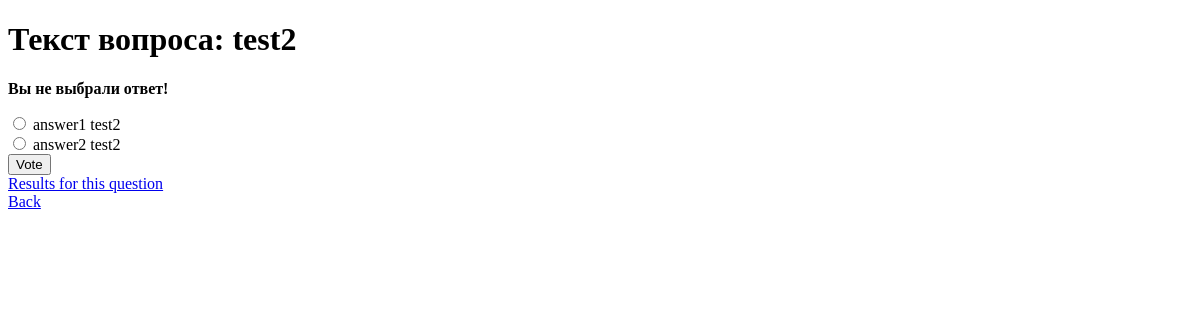
The app's page /polls/4/vote/, older data.
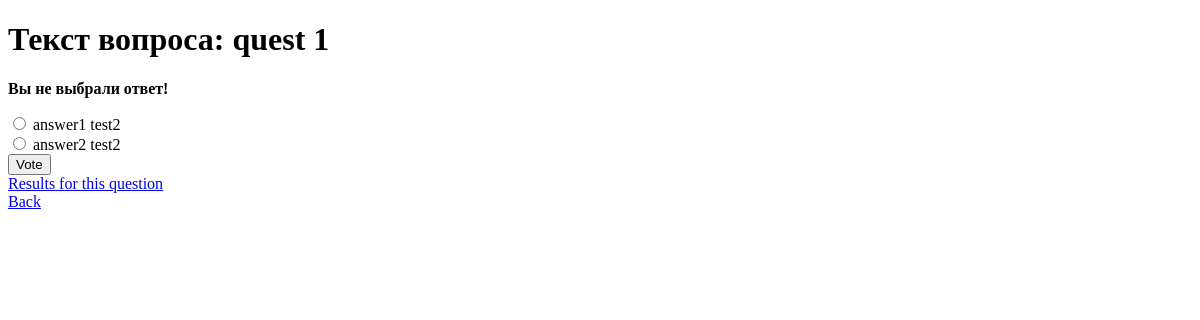
The same page, newer data.
### polls/models.py (models this page shows, shortened)
class Question(models.Model):
    question_text = models.CharField('Текст вопроса', max_length=200)
    pub_date = models.DateTimeField('Дата публикации')
    create_date = models.DateTimeField('Время создания вопроса', auto_now_add=True)

### polls/views.py (the view)
# urls.py: url(r'^(?P<question_id>[0-9]+)/vote/$', views.vote, name='vote'),
def vote(request, question_id):
    p = get_object_or_404(Question, pk=question_id)
    try:
        selected_choice = p.choice_set.get(pk=request.POST['choice'])
    except (KeyError, Choice.DoesNotExist):
        return render(request, 'polls/detail.html', {
            'question': p,
            'error_message': 'Вы не выбрали ответ!',
        })
    else:
        selected_choice.votes += 1
        selected_choice.save()
        return HttpResponseRedirect(reverse('results', args=(p.id,)))

### polls/templates/polls/detail.html (shortened to what this page needs)
<!DOCTYPE html>
<html lang="en">
<head>
</head>
<body>
<h1> Текст вопроса: {{ question.question_text }}</h1>
{% if error_message %}<p><strong>{{ error_message }}</strong></p>{% endif %}
<form action="{% url 'vote' question.id %}" method="post">
    {% for choice in question.choice_set.all %}
        <input type="radio" name="choice" id="choice{{ forloop.counter }}" value="{{ choice.id }}" />
        <label for="choice{{ forloop.counter }}">{{ choice.choice_text }}</label><br/>
    {% endfor %}
<input type="submit" value="Vote" />
</form>
<a href="{% url 'results' question.id %}">Results for this question</a>
<br>
<a href="{% url 'index' %}">Back</a>
</body>
</html>

Row changes from the older to the newer data that the page shows:
changed Question: question_text "test2" → "quest 1"
